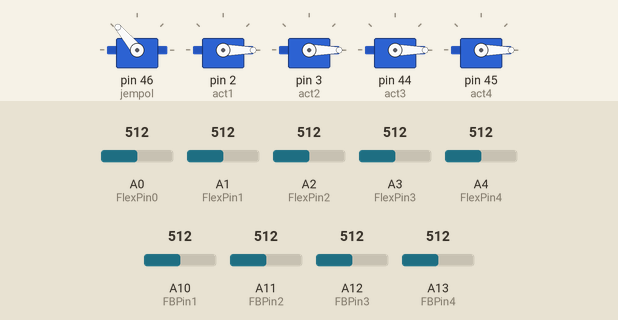
This sketch was run on a simulated Arduino Mega 2560, built with avr-gcc and run on an emulated ATmega2560. Shown: 5 × servo. The inputs (shaded band) are chosen by the test bench; at power-on: A0 (FlexPin0) = 512, A1 (FlexPin1) = 512, A2 (FlexPin2) = 512, A3 (FlexPin3) = 512, A4 (FlexPin4) = 512, A10 (FBPin1) = 512, A11 (FBPin2) = 512, A12 (FBPin3) = 512, A13 (FBPin4) = 512.

Above: at 1.2 s.
1.3 s: A0 (FlexPin0) set to 306
At 2.11 s:
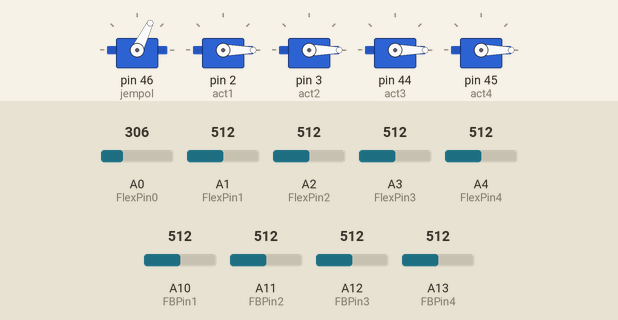
At 4.1 s:
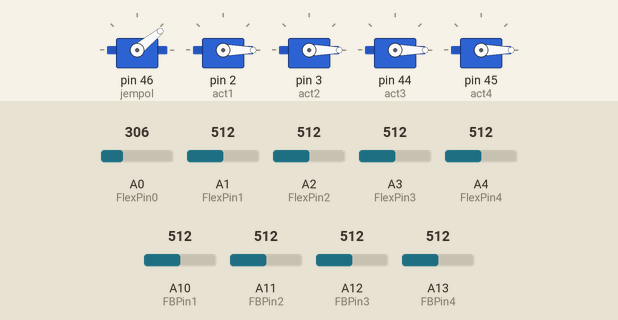
4.3 s: A0 (FlexPin0) set to 280
At 5.5 s:
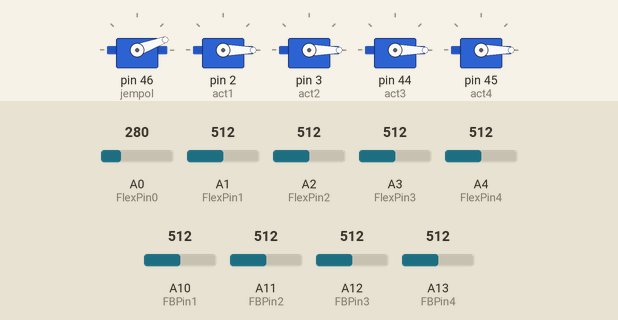
Timing chart, 0 to 7.3 s (numbered marks = the images above; inputs shaded):
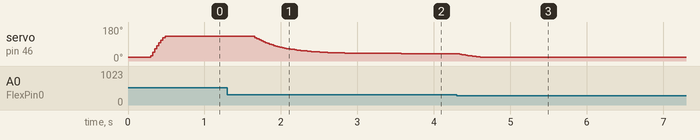

The sketch:

Fuzzy.ino
```cpp
#include <Servo.h>
#include <math.h>

Servo jempol, act1, act2, act3, act4;

// pins initialization
const int FlexPin0 = A0, FlexPin1 = A1, FlexPin2 = A2, FlexPin3 = A3, FlexPin4 = A4;
const int FBPin1 = A10, FBPin2 = A11, FBPin3 = A12, FBPin4 = A13;

// flexes and filter complementaries
float x0, fil_x0, x0x = 0, fil_x0x = 0; // jempol
float x1, fil_x1, x1x = 0, fil_x1x = 0; // telunjuk
float x2, fil_x2, x2x = 0, fil_x2x = 0; // jari tengah
float x3, fil_x3, x3x = 0, fil_x3x = 0; // jari manis
float x4, fil_x4, x4x = 0, fil_x4x = 0; // kelingking

// set points
float sp0, sp1, sp2, sp3, sp4;
float sp1_prev = 0;
float sp2_prev = 0;
float sp3_prev = 0;
float sp4_prev = 0;

// experiments
float sp1x = 0, fil_sp1x = 0, fil_sp1;
float sp2x = 0, fil_sp2x = 0, fil_sp2;
float sp3x = 0, fil_sp3x = 0, fil_sp3;
float sp4x = 0, fil_sp4x = 0, fil_sp4;

// position sensors and filter complementaries
float pres1, pos_1, poscal_1, fpres_1, poscal_1x = 0, fpres_1x = 0; // telunjuk
float pres2, pos_2, poscal_2, fpres_2, poscal_2x = 0, fpres_2x = 0; // jari tengah
float pres3, pos_3, poscal_3, fpres_3, poscal_3x = 0, fpres_3x = 0; // jari manis
float pres4, pos_4, poscal_4, fpres_4, poscal_4x = 0, fpres_4x = 0; // kelingking

// errors
float e1, e1_prev = 0;
float e2, e2_prev = 0;
float e3, e3_prev = 0;
float e4, e4_prev = 0;

// delta errors
float de1 = e1 - e1_prev;
float de2 = e2 - e2_prev;
float de3 = e3 - e3_prev;
float de4 = e4 - e4_prev;

// define fuzzy error input
float Ne1[] = {-140,-140,0};
float Ze1[] = {-140,0,140};
float Pe1[] = {0,140,140};

float Ne2[] = {-190,-190,0};
float Ze2[] = {-190,0,190};
float Pe2[] = {0,190,190};

float Ne3[] = {-100,-100,0};
float Ze3[] = {-100,0,100};
float Pe3[] = {0,100,100};

float Ne4[] = {-110,110,0};
float Ze4[] = {-110,0,110};
float Pe4[] = {0,110,110};

float Nde[] = {-2,-2,0};
float Zde[] = {-2,0,2};
float Pde[] = {0,2,2};

float fNde, fZde, fPde;

float rule1_1,rule1_2,rule1_3,rule1_4,rule1_5,rule1_6,rule1_7,rule1_8,rule1_9;
float rule2_1,rule2_2,rule2_3,rule2_4,rule2_5,rule2_6,rule2_7,rule2_8,rule2_9;
float rule3_1,rule3_2,rule3_3,rule3_4,rule3_5,rule3_6,rule3_7,rule3_8,rule3_9;
float rule4_1,rule4_2,rule4_3,rule4_4,rule4_5,rule4_6,rule4_7,rule4_8,rule4_9;
int z1, z2, z3, z4;

// ------------------------------ fuzzification ------------------------------ //
// ------ 1. telunjuk
float fNe1(){
  if(e1<=Ne1[0]){return 1; }
  else if(e1>Ne1[0]&&e1<Ne1[1]){return (Ne1[1]-e1)/(Ne1[1]-Ne1[0]); }
  else if(e1>=Ne1[2]){return 0; }
}
float fZe1(){
  if(e1<=Ze1[0]){return 0; }
  else if(e1>Ze1[0]&&e1<Ze1[1]){return (e1-Ze1[0])/(Ze1[1]-Ze1[0]); }
  else if(e1>=Ze1[1]&&e1<Ze1[2]){return (Ze1[2]-e1)/(Ze1[2]-Ze1[1]); }
  else if(e1>=Ze1[2]){return 0; }
}
float fPe1(){
  if(e1<=Pe1[0]){return 0; }
  else if(e1>Pe1[0]&&e1<Pe1[1]){return (e1-Pe1[0])/(Pe1[1]-Pe1[0]); }
  else if(e1>=Pe1[2]){return 1; }
}

// ------ 2. jari tengah
float fNe2(){
  if(e2<=Ne2[0]){return 1; }
  else if(e2>Ne2[0]&&e2<Ne2[1]){return (Ne2[1]-e2)/(Ne2[1]-Ne2[0]); }
  else if(e2>=Ne2[2]){return 0;}
}
float fZe2(){
  if(e2<=Ze2[0]){return 0; }
  else if(e2>Ze2[0]&&e2<Ze2[1]){return (e2-Ze2[0])/(Ze2[1]-Ze2[0]); }
  else if(e2>=Ze2[1]&&e2<Ze2[2]){return (Ze2[2]-e2)/(Ze2[2]-Ze2[1]); }
  else if(e2>=Ze2[2]){return 0;}
}
float fPe2(){
  if(e2<=Pe2[0]){return 0;}
  else if(e2>Pe2[0]&&e2<Pe2[1]){return (e2-Pe2[0])/(Pe2[1]-Pe2[0]);}
  else if(e2>=Pe2[2]){return 1;}
}

// ------ 3. jari manis
float fNe3(){
  if(e3<=Ne3[0]){return 1; }
  else if(e3>Ne3[0]&&e3<Ne3[1]){return (Ne3[1]-e3)/(Ne3[1]-Ne3[0]); }
  else if(e3>=Ne3[2]){return 0; }
}
float fZe3(){
  if(e3<=Ze3[0]){return 0;}
  else if(e3>Ze3[0]&&e3<Ze3[1]){return (e3-Ze3[0])/(Ze3[1]-Ze3[0]);}
  else if(e3>=Ze3[1]&&e3<Ze3[2]){return (Ze3[2]-e3)/(Ze3[2]-Ze3[1]);}
  else if(e3>=Ze3[2]){return 0;}
}
float fPe3(){
  if(e3<=Pe3[0]){return 0;}
  else if(e3>Pe3[0]&&e3<Pe3[1]){return (e3-Pe3[0])/(Pe3[1]-Pe3[0]);}
  else if(e3>=Pe3[2]){return 1;}
}

// ------ 4. kelingking
float fNe4(){
  if(e4<=Ne4[0]){return 1;}
  else if(e4>Ne4[0]&&e4<Ne4[1]){return (Ne4[1]-e4)/(Ne4[1]-Ne4[0]);}
  else if(e4>=Ne4[2]){return 0;}
}
float fZe4(){
  if(e4<=Ze4[0]){return 0;}
  else if(e4>Ze4[0]&&e4<Ze4[1]){return (e4-Ze4[0])/(Ze4[1]-Ze4[0]);}
  else if(e4>=Ze4[1]&&e4<Ze4[2]){return (Ze4[2]-e4)/(Ze4[2]-Ze4[1]);}
  else if(e4>=Ze4[2]){return 0;}
}
float fPe4(){
  if(e4<=Pe4[0]){return 0;}
  else if(e4>Pe4[0]&&e4<Pe4[1]){return (e4-Pe4[0])/(Pe4[1]-Pe4[0]);}
  else if(e4>=Pe4[2]){return 1;}
}

// ------------------------------ DELTA ERROR ------------------------------ //
float N_derror(int de){
  if(de<=Nde[0]){fNde = 1;}
  else if(de>Nde[0]&&de<Nde[1]){fNde = (Nde[1]-de)/(Nde[1]-Nde[0]);}
  else if(de>=Nde[2]){fNde = 0;}
  return fNde;
}
float Z_derror(int de){
  if(de<=Zde[0]){fZde = 0;}
  else if(de>Zde[0]&&de<Zde[1]){fZde = (de-Zde[0])/(Zde[1]-Zde[0]);}
  else if(de>=Zde[1]&&de<Zde[2]){fZde = (Zde[2]-de)/(Zde[2]-Zde[1]);}
  else if(de>=Zde[2]){fZde = 0;}
  return fZde;
}

float P_derror(int de){
  if(de<=Pde[0]){
    fPde = 0;}
  else if(de>Pde[0]&&de<Pde[1]){
    fPde = (de-Pde[0])/(Pde[1]-Pde[0]);}
  else if(de>=Pde[2]){
    fPde = 1;}
  return fPde;
}

// ------------------------------ FUZZY RULE ------------------------------ //
void rule1(){
  int N_de1 = N_derror(de1);
  int Z_de1 = Z_derror(de1);
  int P_de1 = P_derror(de1);
  rule1_1 = min(fNe1(),N_de1);
  rule1_2 = min(fZe1(),N_de1);
  rule1_3 = min(fPe1(),N_de1);
  rule1_4 = min(fNe1(),Z_de1);
  rule1_5 = min(fZe1(),Z_de1);
  rule1_6 = min(fPe1(),Z_de1);
  rule1_7 = min(fNe1(),P_de1);
  rule1_8 = min(fZe1(),P_de1);
  rule1_9 = min(fPe1(),P_de1);
}

void rule2(){
  int N_de2 = N_derror(de2);
  int Z_de2 = Z_derror(de2);
  int P_de2 = P_derror(de2);
  rule2_1 = min(fNe2(),N_de2);
  rule2_2 = min(fZe2(),N_de2);
  rule2_3 = min(fPe2(),N_de2);
  rule2_4 = min(fNe2(),Z_de2);
  rule2_5 = min(fZe2(),Z_de2);
  rule2_6 = min(fPe2(),Z_de2);
  rule2_7 = min(fNe2(),P_de2);
  rule2_8 = min(fZe2(),P_de2);
  rule2_9 = min(fPe2(),P_de2);
}

void rule3(){
  int N_de3 = N_derror(de3);
  int Z_de3 = Z_derror(de3);
  int P_de3 = P_derror(de3);
  rule3_1 = min(fNe3(),N_de3);
  rule3_2 = min(fZe3(),N_de3);
  rule3_3 = min(fPe3(),N_de3);
  rule3_4 = min(fNe3(),Z_de3);
  rule3_5 = min(fZe3(),Z_de3);
  rule3_6 = min(fPe3(),Z_de3);
  rule3_7 = min(fNe3(),P_de3);
  rule3_8 = min(fZe3(),P_de3);
  rule3_9 = min(fPe3(),P_de3);
}

void rule4(){
  int N_de4 = N_derror(de4);
  int Z_de4 = Z_derror(de4);
  int P_de4 = P_derror(de4);
  rule4_1 = min(fNe4(),N_de4);
  rule4_2 = min(fZe4(),N_de4);
  rule4_3 = min(fPe4(),N_de4);
  rule4_4 = min(fNe4(),Z_de4);
  rule4_5 = min(fZe4(),Z_de4);
  rule4_6 = min(fPe4(),Z_de4);
  rule4_7 = min(fNe4(),P_de4);
  rule4_8 = min(fZe4(),P_de4);
  rule4_9 = min(fPe4(),P_de4);
}

//float defuzzyfikasi(){
//
//}

// control variables
int final0, final1, final2, final3, final4;

// controlled variable limitations
float pos1_max = 140.0, pos1_min = 0.0; // telunjuk
float pos2_max = 190.0, pos2_min = 0.0; // jari tengah
float pos3_max = 100.0, pos3_min = 0.0; // jari manis
float pos4_max = 110.0, pos4_min = 0.0; // kelingking

void setup() {
  Serial.begin(1000000);
  pinMode(FlexPin0, INPUT);
  pinMode(FlexPin1, INPUT);
  pinMode(FlexPin2, INPUT);
  pinMode(FlexPin3, INPUT);
  pinMode(FlexPin4, INPUT);
  pinMode(FBPin1, INPUT);
  pinMode(FBPin2, INPUT);
  pinMode(FBPin3, INPUT);
  pinMode(FBPin4, INPUT);
  jempol.attach(46);
  act1.attach(2);
  act2.attach(3);
  act3.attach(44);
  act4.attach(45);
  jempol.write(0);
  act1.writeMicroseconds(1028);
  act2.writeMicroseconds(1028);
  act3.writeMicroseconds(1028);
  act4.writeMicroseconds(1028);
}

void loop() {
  // read flex sensor (ADC)
  x0 = analogRead(FlexPin0);
  x1 = analogRead(FlexPin1);
  x2 = analogRead(FlexPin2);
  x3 = analogRead(FlexPin3);
  x4 = analogRead(FlexPin4);

  // flex sensor lowpass filter
  fil_x0 = 0.9272*fil_x0x + 0.0364*x0 + 0.0364*x0x;
  x0x = x0;
  fil_x0x = fil_x0;
  fil_x1 = 0.9272*fil_x1x + 0.0364*x1 + 0.0364*x1x;
  x1x = x1;
  fil_x1x = fil_x1;
  fil_x2 = 0.9272*fil_x2x + 0.0364*x2 + 0.0364*x2x;
  x2x = x2;
  fil_x2x = fil_x2;
  fil_x3 = 0.9272*fil_x3x + 0.0364*x3 + 0.0364*x3x;
  x3x = x3;
  fil_x3x = fil_x3;
  fil_x4 = 0.9272*fil_x4x + 0.0364*x4 + 0.0364*x4x;
  x4x = x4;
  fil_x4x = fil_x4;

  // flex sensor limitations
  if (fil_x0>=380) {fil_x0=380;} else if (fil_x0<=290) {fil_x0=290;}
  if (fil_x1>=420) {fil_x1=420;} else if (fil_x1<=280) {fil_x1=280;}
  if (fil_x2>=500) {fil_x2=500;} else if (fil_x2<=310) {fil_x2=310;}
  if (fil_x3>=460) {fil_x3=460;} else if (fil_x3<=360) {fil_x3=360;}
  if (fil_x4>=380) {fil_x4=380;} else if (fil_x4<=270) {fil_x4=270;}

  // setpoints in flex unit
  sp0 = fil_x0 - 290;
  sp1 = fil_x1 - 280;
  sp2 = fil_x2 - 310;
  sp3 = fil_x3 - 360;
  sp4 = fil_x4 - 270;
  final0 = ((sp0/90)*110)+20;

  // 2nd flex sensor lowpass filter
  fil_sp1 = 0.9272*fil_sp1x + 0.0364*sp1 + 0.0364*sp1x;
  sp1x = sp1; fil_sp1x = fil_sp1;
  fil_sp2 = 0.9272*fil_sp2x + 0.0364*sp2 + 0.0364*sp2x;
  sp2x = sp2; fil_sp2x = fil_sp2;
  fil_sp3 = 0.9272*fil_sp3x + 0.0364*sp3 + 0.0364*sp3x;
  sp3x = sp3; fil_sp3x = fil_sp3;
  fil_sp4 = 0.9272*fil_sp4x + 0.0364*sp4 + 0.0364*sp4x;
  sp4x = sp4; fil_sp4x = fil_sp4;

  if (fil_sp1>0){
    pres1 = analogRead(FBPin1); // baca sensor posisi (ADC)
    if (pres1<=8) {pres1 = 8;} else if (pres1>=648) {pres1 = 648;} // limitasi range nilai ADC sensor posisi
    pos_1 = (648-pres1)/640;
    poscal_1 = pos_1*140; // normalisasi nilai ADC sensor posisi
    fpres_1 = 0.9272*fpres_1x + 0.0364*poscal_1 + 0.0364*poscal_1x; //filter nilai sensor flex
    poscal_1x = poscal_1;
    fpres_1x = fpres_1;}

  if (fil_sp2>0){
    pres2 = analogRead(FBPin2); // baca sensor posisi (ADC)
    if (pres2<=50) {pres2 = 50;} else if (pres2>=652) {pres2 = 652;} // limitasi range nilai ADC sensor posisi
    pos_2 = (652-pres2)/602;
    poscal_2 = pos_2*190; // normalisasi nilai ADC sensor posisi
    fpres_2 = 0.9272*fpres_2x + 0.0364*poscal_2 + 0.0364*poscal_2x; //filter nilai sensor flex
    poscal_2x = poscal_2;
    fpres_2x = fpres_2;}

  if (fil_sp3>0){
    pres3 = analogRead(FBPin3); // baca sensor posisi (ADC)
    if (pres3<=33) {pres3 = 33;} else if (pres3>=655) {pres3 = 655;} // limitasi range nilai ADC sensor posisi
    pos_3 = (655-pres3)/622;
    poscal_3 = pos_3*100; // normalisasi nilai ADC sensor posisi
    fpres_3 = 0.9272*fpres_3x + 0.0364*poscal_3 + 0.0364*poscal_3x; //filter nilai sensor flex
    poscal_3x = poscal_3;
    fpres_3x = fpres_3;}

  if (fil_sp4>0){
    pres4 = analogRead(FBPin4); // baca sensor posisi (ADC)
    if (pres4<=13) {pres4 = 13;} else if (pres4>=648) {pres4 = 648;} // limitasi range nilai ADC sensor posisi
    pos_4 = (648-pres4)/635;
    poscal_4 = pos_4*110; // normalisasi nilai ADC sensor posisi
    fpres_4 = 0.9272*fpres_4x + 0.0364*poscal_4 + 0.0364*poscal_4x; //filter nilai sensor flex
    poscal_4x = poscal_4;
    fpres_4x = fpres_4;}

  // calculate error (SP-PV), direct
  e1 = fil_sp1 - fpres_1;
  e2 = fil_sp2 - fpres_2;
  e3 = fil_sp3 - fpres_3;
  e4 = fil_sp4 - fpres_4;

  // FUZZY LOGIC control

  //

  jempol.write(final0);
  act1.writeMicroseconds(final1);
  act2.writeMicroseconds(final2);
  act3.writeMicroseconds(final3);
  act4.writeMicroseconds(final4);
  delay(25);
}
```

Measured:
- after the input at 1.3 s, servo on pin 46 (jempol): moves from 130° to 39° over 1.9 s, starting after 0.36 s
- after the input at 4.3 s, servo on pin 46 (jempol): moves from 39° to 20° over 0.33 s, starting at once
